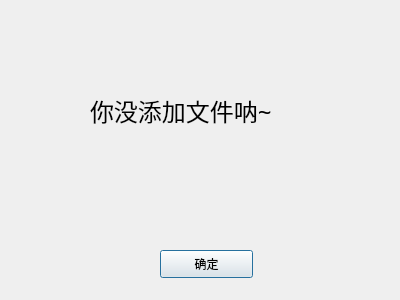
<?xml version="1.0" encoding="UTF-8"?>
<ui version="4.0">
 <class>warning</class>
 <widget class="QDialog" name="warning">
  <property name="geometry">
   <rect>
    <x>0</x>
    <y>0</y>
    <width>400</width>
    <height>300</height>
   </rect>
  </property>
  <property name="windowTitle">
   <string>Dialog</string>
  </property>
  <widget class="QPushButton" name="pushButton">
   <property name="geometry">
    <rect>
     <x>160</x>
     <y>250</y>
     <width>93</width>
     <height>28</height>
    </rect>
   </property>
   <property name="text">
    <string>确定</string>
   </property>
  </widget>
  <widget class="QLabel" name="label">
   <property name="geometry">
    <rect>
     <x>90</x>
     <y>80</y>
     <width>231</width>
     <height>61</height>
    </rect>
   </property>
   <property name="font">
    <font>
     <family>字体管家棉花糖</family>
     <pointsize>18</pointsize>
    </font>
   </property>
   <property name="text">
    <string>你没添加文件呐~</string>
   </property>
  </widget>
 </widget>
 <resources/>
 <connections/>
</ui>
